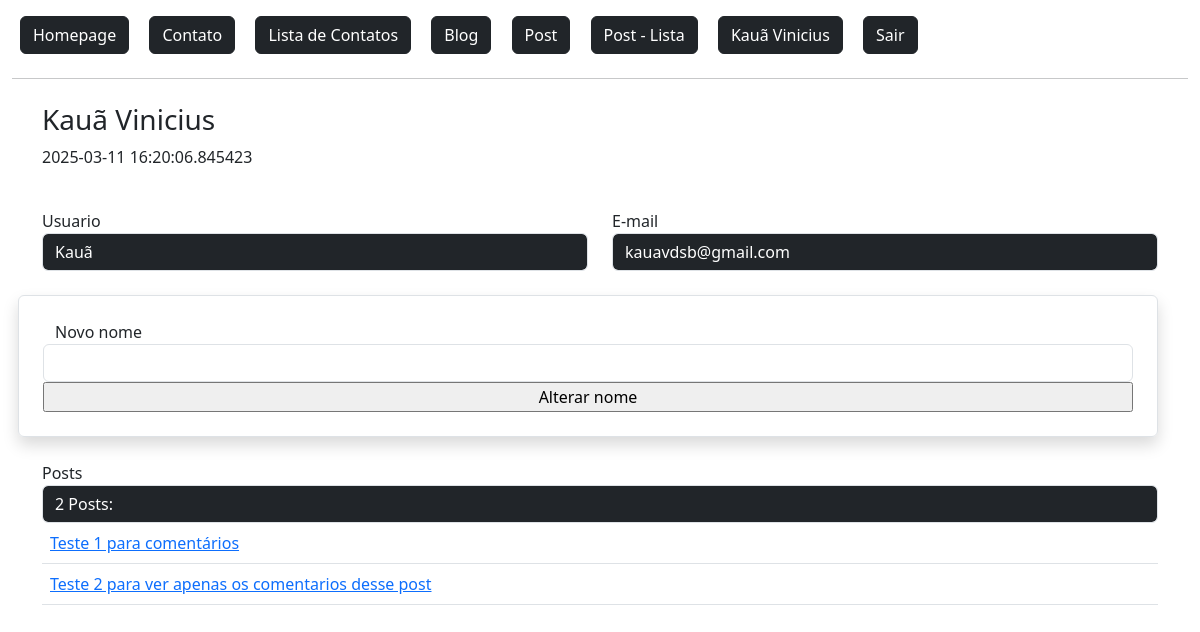
Before: /dashboard/ (signed in) with the older database file.
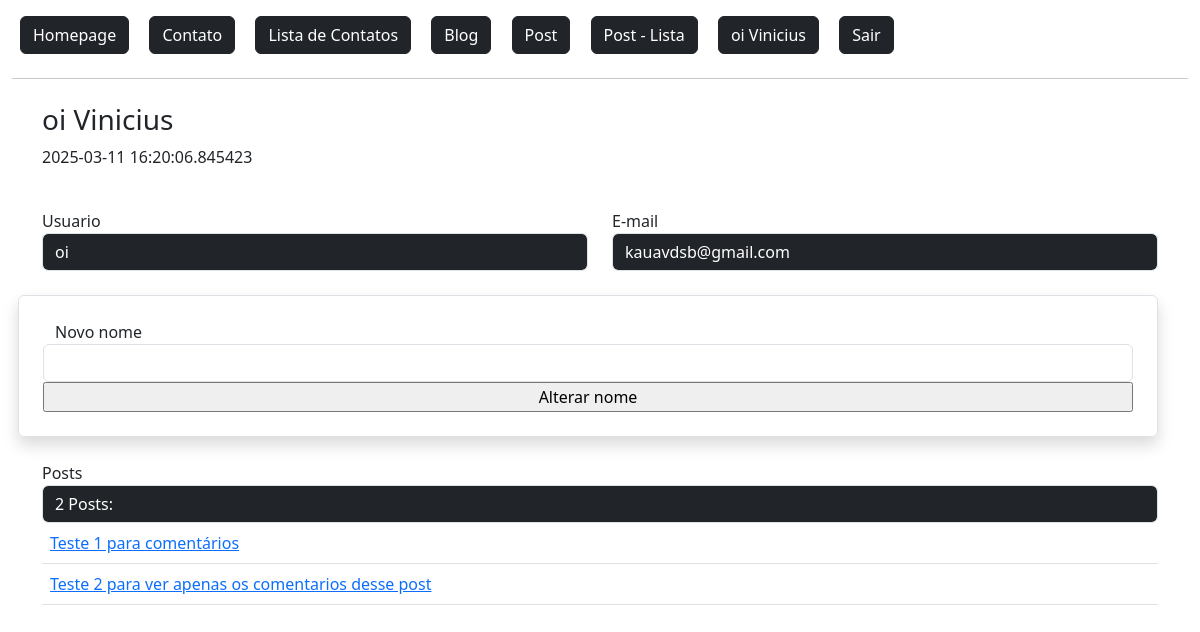
After: the same page with the newer database file.
### flaskLearn/models.py (models this page shows, shortened)
class User(db.Model, UserMixin):
    id = db.Column(db.Integer, primary_key=True)
    admin = db.Column(db.Boolean, default=False)
    nome = db.Column(db.String, nullable=True)
    sobrenome = db.Column(db.String, nullable=True)
    email = db.Column(db.String, nullable=True)
    senha = db.Column(db.String, nullable=True)
    data_cadastro = db.Column(db.DateTime, default=datetime.now())
    posts = db.relationship('Post', backref='user', lazy=True) #É a tabela referenciada. (um usuario pode ter varios posts)
    post_comentarios = db.relationship('PostComentarios', backref='user', lazy=True) #É a tabela referenciada. (um usuario pode ter varios posts)

### flaskLearn/routes.py (the view)
@app.route('/dashboard/', methods=['GET', 'POST'])
@login_required                 # Exige login do usuário.
def dashboard():
    lenPosts = len(current_user.posts)
    obj = User.query.get(current_user.id)
    form = AlterUserForm()
    context = {
        'lenPosts': lenPosts
    }
    if form.validate_on_submit():
        form.save()
        return redirect(url_for('dashboard'))
    return render_template('login/dashboard.html', obj=obj, context=context, form=form)

### flaskLearn/forms.py (shortened to what this page needs)
class AlterUserForm(FlaskForm):
    nome = StringField('Novo nome', validators=[DataRequired()])
    btnSubmit = SubmitField('Alterar nome')

### flaskLearn/models.py (called while the page is built)
@login_manager.user_loader # Retorna sessao do usuario no controle de login
def load_user(user_id):
    return User.query.get(user_id)

### flaskLearn/templates/login/dashboard.html (shortened to what this page needs)
{% extends 'baseTemplate/base.html' %}
{% block content %}
{% include 'baseTemplate/nav.html' %}
<div class="container mt-4">
    <div class="row">
        <h3>{{ obj.nome }} {{ obj.sobrenome }}</h3>
        <p>{{ obj.data_cadastro }}</p>
        <div class="col-md-6 mt-4">
            Usuario
            <input type="text" value="{{ obj.nome }}" class="form-control bg-dark text-white" readonly>
        </div>
        <div class="col-md-6 mt-4">
            E-mail
            <input type="text" value="{{ obj.email }}" class="form-control bg-dark text-white" readonly>
        </div>
        <form action="" method="post" class="row mt-4 p-4 rounded border shadow">
            {{ form.nome.label() }}
            {{ form.nome(class="form-control") }}
            {{ form.btnSubmit }}
        </form>
        <div class="col-12 mt-4">
            Posts
            <input type="text" value="{{ context.lenPosts }} Posts:" class="form-control bg-dark text-white" readonly></input>
            <table class="table">
                <tbody>
                    {% for post in range(context.lenPosts) %}<a href="{{ url_for('postDetail', id=post) }}">
                        <tr>
                            <td>
                                <a href="{{ url_for('postDetail', id=post+1) }}">
                                    {{ current_user.posts[post].titulo }}
                                </a>
                            </td>
                        </tr>
                    {% endfor %}
                </tbody>
            </table>
        </div>
    </div>
</div>
{% endblock %}

### flaskLearn/templates/baseTemplate/nav.html
<a href="{{url_for('homepage')}}" class="btn btn-dark m-2">
    Homepage
</a>
<a href="{{url_for('contato')}}" class="btn btn-dark m-2">
    Contato
</a>
<a href="{{url_for('contatoLista')}}" class="btn btn-dark m-2">
    Lista de Contatos
</a>
<a href="{{url_for('editorBlog')}}" class="btn btn-dark m-2">
    Blog
</a>
<a href="{{url_for('postNovo')}}" class="btn btn-dark m-2">
    Post
</a>
<a href="{{url_for('postLista')}}" class="btn btn-dark m-2">
    Post - Lista
</a>
{% if current_user.is_authenticated %}
    <a href="{{ url_for('dashboard') }}" class="btn btn-dark m-2">
        {{ current_user.nome }} {{ current_user.sobrenome }}
    </a>
    <a href="{{ url_for('logout') }}" class="btn btn-dark m-2">
        Sair
    </a>
{% else %}
    <a href="{{url_for('login')}}" class="btn btn-dark m-2">
        Login
    </a>
{% endif %}
<hr>

Changed rows visible on the page:
changed User "Vinicius": nome "Kauã" → "oi"
